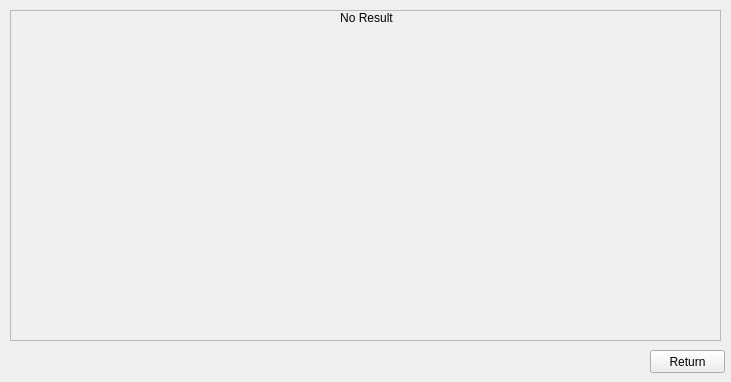
<?xml version="1.0" encoding="UTF-8"?>
<ui version="4.0">
 <class>Form</class>
 <widget class="QWidget" name="Form">
  <property name="geometry">
   <rect>
    <x>0</x>
    <y>0</y>
    <width>731</width>
    <height>382</height>
   </rect>
  </property>
  <property name="windowTitle">
   <string>Form</string>
  </property>
  <widget class="QScrollArea" name="scrollArea">
   <property name="geometry">
    <rect>
     <x>10</x>
     <y>10</y>
     <width>711</width>
     <height>331</height>
    </rect>
   </property>
   <property name="widgetResizable">
    <bool>true</bool>
   </property>
   <widget class="QWidget" name="scrollAreaWidgetContents">
    <property name="geometry">
     <rect>
      <x>0</x>
      <y>0</y>
      <width>709</width>
      <height>329</height>
     </rect>
    </property>
    <widget class="QWidget" name="gridLayoutWidget">
     <property name="geometry">
      <rect>
       <x>0</x>
       <y>0</y>
       <width>711</width>
       <height>331</height>
      </rect>
     </property>
     <layout class="QGridLayout" name="gridLayout">
      <item row="0" column="0">
       <widget class="QLabel" name="noRes">
        <property name="text">
         <string>No Result</string>
        </property>
        <property name="alignment">
         <set>Qt::AlignHCenter|Qt::AlignTop</set>
        </property>
       </widget>
      </item>
     </layout>
    </widget>
   </widget>
  </widget>
  <widget class="QPushButton" name="btn_return">
   <property name="geometry">
    <rect>
     <x>650</x>
     <y>350</y>
     <width>75</width>
     <height>23</height>
    </rect>
   </property>
   <property name="text">
    <string>Return</string>
   </property>
  </widget>
 </widget>
 <resources/>
 <connections/>
</ui>
